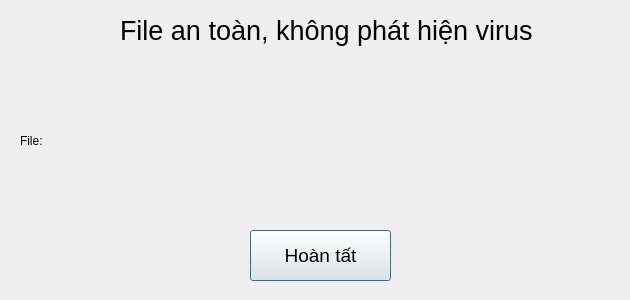
<?xml version="1.0" encoding="UTF-8"?>
<ui version="4.0">
 <class>Dialog</class>
 <widget class="QDialog" name="Dialog">
  <property name="geometry">
   <rect>
    <x>0</x>
    <y>0</y>
    <width>630</width>
    <height>300</height>
   </rect>
  </property>
  <property name="windowTitle">
   <string>Dialog</string>
  </property>
  <widget class="QPushButton" name="done_0">
   <property name="geometry">
    <rect>
     <x>250</x>
     <y>230</y>
     <width>141</width>
     <height>51</height>
    </rect>
   </property>
   <property name="font">
    <font>
     <pointsize>14</pointsize>
    </font>
   </property>
   <property name="text">
    <string>Hoàn tất</string>
   </property>
  </widget>
  <widget class="QLabel" name="label">
   <property name="geometry">
    <rect>
     <x>120</x>
     <y>0</y>
     <width>501</width>
     <height>61</height>
    </rect>
   </property>
   <property name="text">
    <string>&lt;html&gt;&lt;head/&gt;&lt;body&gt;&lt;p&gt;&lt;span style=&quot; font-size:20pt;&quot;&gt;File an toàn, không phát hiện virus &lt;/span&gt;&lt;/p&gt;&lt;/body&gt;&lt;/html&gt;</string>
   </property>
  </widget>
  <widget class="QLabel" name="label_2">
   <property name="geometry">
    <rect>
     <x>20</x>
     <y>120</y>
     <width>51</width>
     <height>41</height>
    </rect>
   </property>
   <property name="text">
    <string>&lt;html&gt;&lt;head/&gt;&lt;body&gt;&lt;p&gt;&lt;span style=&quot; font-size:14pt;&quot;&gt;File: &lt;/span&gt;&lt;/p&gt;&lt;/body&gt;&lt;/html&gt;</string>
   </property>
  </widget>
  <widget class="QLabel" name="file_name">
   <property name="geometry">
    <rect>
     <x>80</x>
     <y>120</y>
     <width>541</width>
     <height>41</height>
    </rect>
   </property>
   <property name="font">
    <font>
     <pointsize>14</pointsize>
    </font>
   </property>
   <property name="text">
    <string>&lt;html&gt;&lt;head/&gt;&lt;body&gt;&lt;p&gt;&lt;br/&gt;&lt;/p&gt;&lt;/body&gt;&lt;/html&gt;</string>
   </property>
  </widget>
 </widget>
 <resources/>
 <connections/>
</ui>
